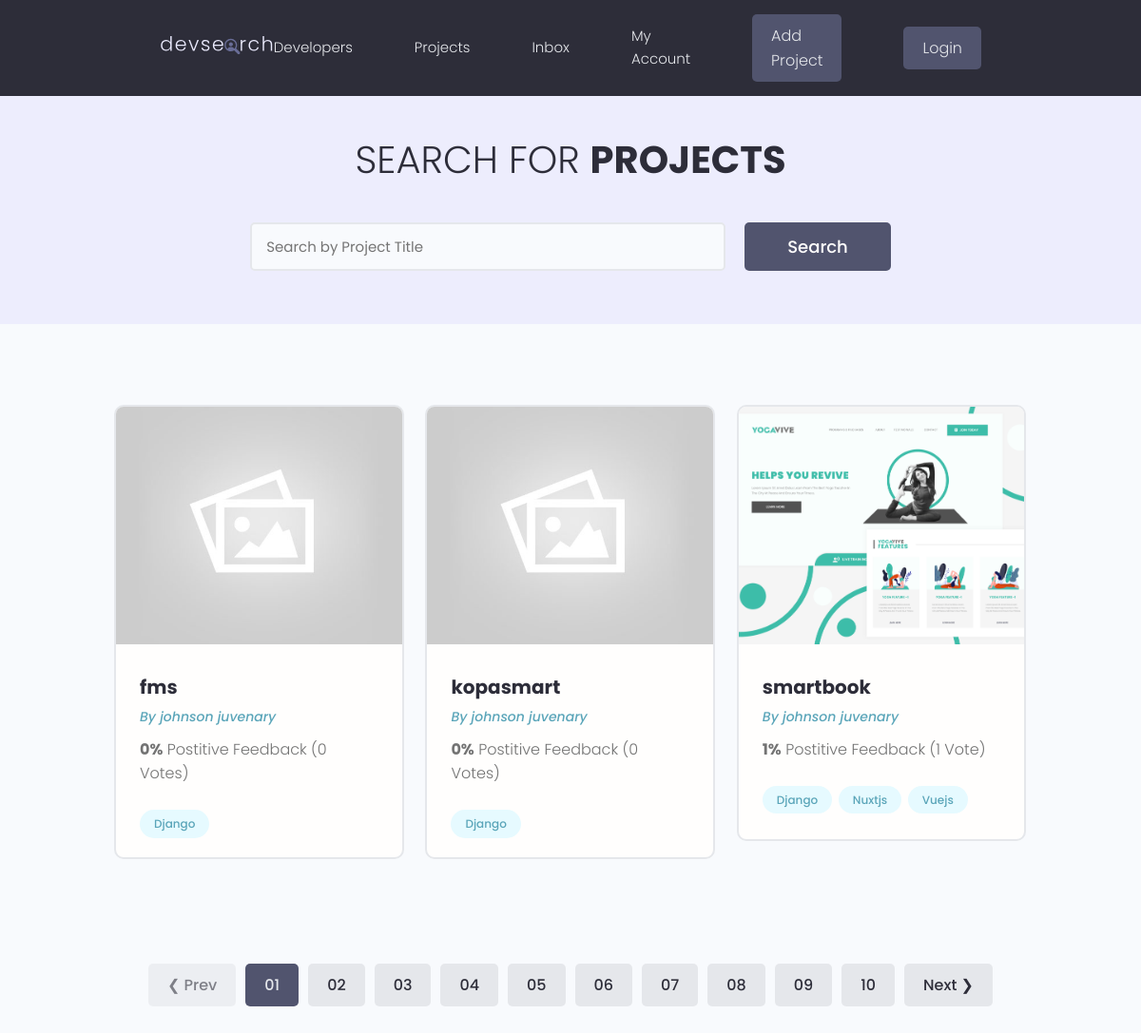
/projects/, run on the app's committed database.
### projects/models.py (models this page shows, shortened)
class Project(models.Model):
    owner = models.ForeignKey(
        Profile, null=True, blank=True, on_delete=models.SET_NULL)
    title = models.CharField(max_length=200)
    description = models.TextField(null=True, blank=True)
    featured_image = models.ImageField(
        null=True, blank=True, default="default.jpg")
    demo_link = models.CharField(max_length=2000, null=True, blank=True)
    source_link = models.CharField(max_length=2000, null=True, blank=True)
    tags = models.ManyToManyField('Tag', blank=True)
    vote_total = models.IntegerField(default=0, null=True, blank=True)
    vote_ratio = models.IntegerField(default=0, null=True, blank=True)
    created = models.DateTimeField(auto_now_add=True)
    id = models.UUIDField(default=uuid.uuid4, unique=True,
                          primary_key=True, editable=False)

class Tag(models.Model):
    name = models.CharField(max_length=200)
    created = models.DateTimeField(auto_now_add=True)
    id = models.UUIDField(default=uuid.uuid4, unique=True,
                          primary_key=True, editable=False)
    def __str__(self):
        return self.name

### users/models.py (models this page shows, shortened)
class Profile(models.Model):
    user = models.OneToOneField(
        User, on_delete=models.CASCADE, null=True, blank=True)
    name = models.CharField(max_length=200, blank=True, null=True)
    email = models.EmailField(max_length=500, blank=True, null=True)
    location = models.CharField(max_length=200, blank=True, null=True)
    username = models.CharField(max_length=200, blank=True, null=True)
    short_intro = models.CharField(max_length=200, blank=True, null=True)
    bio = models.TextField(blank=True, null=True)
    profile_image = models.ImageField(
        null=True, blank=True, upload_to='profiles/', default="profiles/user-default.png")
    social_github = models.CharField(max_length=200, blank=True, null=True)
    social_twitter = models.CharField(max_length=200, blank=True, null=True)
    social_linkedin = models.CharField(max_length=200, blank=True, null=True)
    social_youtube = models.CharField(max_length=200, blank=True, null=True)
    social_website = models.CharField(max_length=200, blank=True, null=True)
    created = models.DateTimeField(auto_now_add=True)
    id = models.UUIDField(default=uuid.uuid4, unique=True,
                          primary_key=True, editable=False)

### projects/views.py (the view)
# urls.py: path('projects/', include('projects.urls')),
def projects(request):
    projects = Project.objects.all()
    return render(request, 'projects/projects.html', {'projects': projects})

### projects/templates/projects/projects.html (shortened to what this page needs)
{% extends 'main.html' %}
{% block content %}
<main class="projects">
    <section class="hero-section text-center">
        <div class="container container--narrow">
            <div class="hero-section__box">
                <h2>Search for <span>Projects</span></h2>
            </div>
            <div class="hero-section__search">
                <form class="form" action="#" method="get">
                    <div class="form__field">
                        <input class="input input--text" id="formInput#search" type="text" name="text"
                            placeholder="Search by Project Title" />
                    </div>
                    <input class="btn btn--sub btn--lg" type="submit" value="Search" />
                </form>
            </div>
        </div>
    </section>
    <section class="projectsList">
        <div class="container">
            <div class="grid grid--three">
                {% for project in projects %}
                <div class="column">
                    <div class="card project">
                        <a href="{% url 'project' project.id %}" class="project">
                            <img class="project__thumbnail" src="{{project.featured_image.url}}"
                                alt="project thumbnail" />
                            <div class="card__body">
                                <h3 class="project__title">{{project.title}}</h3>
                                <p><a class="project__author" href="{% url 'user-profile' project.owner.id %}">By
                                        {{project.owner.name}}</a></p>
                                <p class="project--rating">
                                    <span style="font-weight: bold;">{{project.vote_ratio}}%</span> Postitive
                                    Feedback ({{project.vote_total}} Vote{{project.vote_total|pluralize:"s"}})
                                </p>
                                <div class="project__tags">
                                    {% for tag in project.tags.all %}
                                    <span class="tag tag--pill tag--main">
                                        <small>{{tag}}</small>
                                    </span>
                                    {% endfor %}
                                </div>
                            </div>
                        </a>
                    </div>
                </div>
                {% endfor %}
            </div>
        </div>
    </section>
    <div class="pagination">
        <ul class="container">
            <li><a href="#" class="btn btn--disabled">&#10094; Prev</a></li>
            <li><a href="#" class="btn btn--sub">01</a></li>
            <li><a href="#" class="btn">02</a></li>
            <li><a href="#" class="btn">03</a></li>
            <li><a href="#" class="btn">04</a></li>
            <li><a href="#" class="btn">05</a></li>
            <li><a href="#" class="btn">06</a></li>
            <li><a href="#" class="btn">07</a></li>
            <li><a href="#" class="btn">08</a></li>
            <li><a href="#" class="btn">09</a></li>
            <li><a href="#" class="btn">10</a></li>
            <li><a href="#" class="btn">Next &#10095;</a></li>
        </ul>
    </div>
</main>
{% endblock content %}

### templates/main.html (shortened to what this page needs)
<!DOCTYPE html>
{% load static %}
<html lang="en">
<head>
    <link rel="stylesheet" href="https://cdn.iconmonstr.com/1.3.0/css/iconmonstr-iconic-font.min.css" />
    <link rel="stylesheet" href="{% static 'uikit/styles/uikit.css' %}" />
    <link rel="stylesheet" href="{% static 'styles/app.css' %}" />
</head>
<body>
    {% include 'navbar.html' %}
    {% block content %}
    {% endblock content %}
</body>
</html>

### templates/navbar.html (shortened to what this page needs)
{% load static %}
<header class="header">
    <div class="container container--narrow">
        <a href="{% url 'profiles' %}" class="header__logo">
            <img src="{% static 'images/logo.svg' %}" alt="DevSearch Logo" />
        </a>
        <nav class="header__nav">
            <ul class="header__menu">
                <li class="header__menuItem"><a href="{% url 'profiles' %}">Developers</a></li>
                <li class="header__menuItem"><a href="{% url 'projects' %}">Projects</a></li>
                <li class="header__menuItem"><a href="">Inbox</a></li>
                <li class="header__menuItem"><a href="">My Account</a></li>
                <li class="header__menuItem"><a href="{% url 'create-project' %}" class="btn btn--sub">Add Project</a>
                </li>
                {% if request.user.is_authenticated %}
                <li class="header__menuItem"><a href="{% url 'logout' %}" class="btn btn--sub">Logout</a></li>
                {% else %}
                <li class="header__menuItem"><a href="{% url 'login' %}" class="btn btn--sub">Login</a></li>
                {% endif %}
            </ul>
        </nav>
    </div>
</header>

### static/styles/app.css (style rules this page uses)
:root { --color-sub: #2d2d39; }
.btn--sub { background-color: var(--color-sub-light); }
.card { border: 2px solid var(--color-light); }
img { width: 100%; }
.header { position: sticky; z-index: 111; background-color: var(--color-sub); padding: 1.5rem 0; }
.header>.container { display: flex; justify-content: space-between; align-items: center; }
.header__logo>img { height: 3.8rem; }
.header__nav>ul { display: inline-flex; align-items: center; list-style: none; gap: 6.5rem; }
.header__menuItem>a { color: var(--color-light); font-weight: 300; }
.hero-section { height: 40vh; display: flex; align-items: center; background-color: var(--color-sub); }
.hero-section__box { margin-bottom: 4rem; }
.hero-section__box>h2, .hero-section__box>h2>span { font-size: 4rem; color: var(--color-light); line-height: 1.3; text-transform: uppercase; }
.hero-section__box>h2 { font-weight: 300; }
.hero-section__box>h2>span { font-weight: 700; }
.hero-section__search>.form { display: flex; align-items: center; justify-content: center; gap: 2rem; }
.hero-section__search>.form input.input--text { width: 50rem; }
.pagination { margin-top: 8rem; margin-bottom: 10rem; }
.pagination>ul { flex-wrap: wrap; list-style: none; display: flex; align-items: center; justify-content: center; gap: 1rem; }
.pagination .btn { color: var(--color-sub); }
.pagination .btn.btn--sub { color: var(--color-light); }
.project__author { font-size: 1.4rem; font-style: italic; }
.project--rating { margin-bottom: 1.6em; margin-top: .5em; }
.projects>.hero-section { background: var(--color-sub-lighter); height: 30vh; }
.projects .hero-section__box { margin-bottom: 2.5rem; }
.projects .hero-section__box>h2 { color: var(--color-sub); }
.projects .hero-section__box>h2>span { font-weight: 700; color: var(--color-sub); }
.projectsList { margin-top: 8rem; }
.project__thumbnail { height: 25rem; object-fit: cover; object-position: top center; }
.project__title { font-size: 2rem; font-weight: 700; color: var(--color-sub); }

### static/uikit/styles/modules/_variables.css (style rules this page uses)
:root { --color-main: #5aa5b9; --color-main-light: #e6faff; --color-sub: #3f4156; --color-sub-light: #51546e; --color-sub-lighter: #ededfd; --color-text: #737373; --color-gray: #8b8b8b; --color-light: #e5e7eb; --color-light-gray: #767676; --color-bg: #f8fafd; --color-white: #fffefd; --color-white-light: #f3f3f3; --color-success: #359e64; --color-success-bg: #def8e8; --color-error: #fc4b0b; --color-error-bg: #fff2ee; --font-base: 'Poppins', arial, helvetica, 'Segoe UI', roboto, ubuntu, sans-serif; --font-monospace: 'Fira Code', 'Courier New', courier, monospace; --font-regular: 300; --font-medium: 500; --font-bold: 700; --generic-shadow: 1px 1px 5px #00000010; --generic-transition: all 0.3s ease-in-out; }

### static/uikit/styles/modules/_base.css (style rules this page uses)
* { margin: 0; padding: 0; box-sizing: border-box; text-rendering: optimizeLegibility; color: inherit; font-size: inherit; }
html { font-size: 50%; }
@media only screen and (min-width: 480px) { html { font-size: 56.25%; } }
@media only screen and (min-width: 1200px) { html { font-size: 62.5%; } }
body { line-height: 1.6; font-weight: 400; font-size: 1.5rem; color: var(--color-text); background-color: var(--color-bg); min-height: 100vh; }

### static/uikit/styles/modules/_typography.css (style rules this page uses)
* { font-family: var(--font-base); }
h2 { font-size: 3.6rem; font-weight: var(--font-bold); }
h3 { font-size: 3.2rem; font-weight: var(--font-medium); }
p, span, strong { font-size: 1.6rem; color: var(--color-text); font-weight: var(--font-regular); }
a { padding-bottom: 2px; text-decoration: none; display: inline-block; color: var(--color-main); font-weight: var(--font-medium); }

### static/uikit/styles/modules/_utilities.css (style rules this page uses)
.container { width: 92%; max-width: 165rem; margin: 0 auto; box-sizing: border-box; }
.container--narrow { width: 92%; max-width: 120rem; }
@media screen and (min-width: 1000px) { .container { width: 90%; } }
@media screen and (min-width: 1000px) { .container--narrow { width: 85%; } }
@media screen and (min-width: 1200px) { .container { width: 80%; } }
@media screen and (min-width: 1200px) { .container--narrow { width: 72%; } }
.text-center { text-align: center; }

### static/uikit/styles/modules/_card.css (style rules this page uses)
.card { border-radius: 1rem; background-color: var(--color-white); border: 1.5px solid var(--color-light); width: auto; height: auto; margin-top: 0.5rem; margin-bottom: 0.5rem; overflow: hidden; }
.card__body, .card__header { padding: 2rem 2.5rem; }

### data on the page
Project: featured_image (placeholder picture), title "fms", owner.name "johnson juvenary", vote_ratio "0", vote_total "0"
Tag: name "Django"
Project: featured_image (placeholder picture), title "kopasmart", owner.name "johnson juvenary", vote_ratio "0", vote_total "0"
Project: featured_image (picture), title "smartbook", owner.name "johnson juvenary", vote_ratio "1", vote_total "1"
Tag: name "Nuxtjs"
Tag: name "Vuejs"
